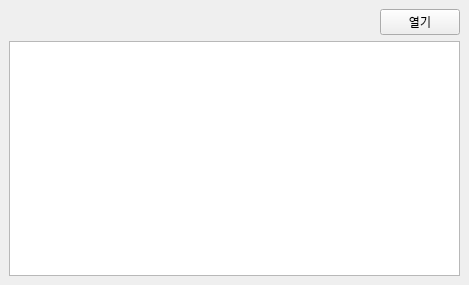
<?xml version="1.0" encoding="UTF-8"?>
<ui version="4.0">
 <class>MainWindow</class>
 <widget class="QMainWindow" name="MainWindow">
  <property name="geometry">
   <rect>
    <x>0</x>
    <y>0</y>
    <width>469</width>
    <height>285</height>
   </rect>
  </property>
  <property name="windowTitle">
   <string>MainWindow</string>
  </property>
  <widget class="QWidget" name="centralwidget">
   <layout class="QVBoxLayout" name="verticalLayout">
    <item>
     <layout class="QHBoxLayout" name="horizontalLayout_2">
      <item>
       <spacer name="horizontalSpacer_2">
        <property name="orientation">
         <enum>Qt::Horizontal</enum>
        </property>
        <property name="sizeHint" stdset="0">
         <size>
          <width>40</width>
          <height>20</height>
         </size>
        </property>
       </spacer>
      </item>
      <item>
       <widget class="QPushButton" name="btnOpen">
        <property name="text">
         <string>열기</string>
        </property>
       </widget>
      </item>
     </layout>
    </item>
    <item>
     <widget class="QTableView" name="tableView">
      <attribute name="horizontalHeaderStretchLastSection">
       <bool>false</bool>
      </attribute>
     </widget>
    </item>
   </layout>
  </widget>
  <widget class="QMenuBar" name="menubar">
   <property name="geometry">
    <rect>
     <x>0</x>
     <y>0</y>
     <width>469</width>
     <height>21</height>
    </rect>
   </property>
  </widget>
 </widget>
 <resources/>
 <connections/>
</ui>
